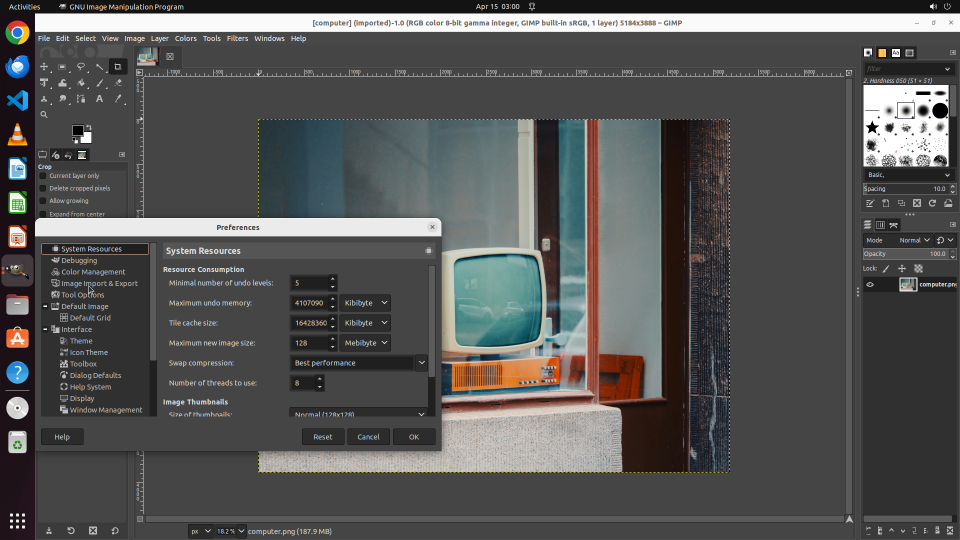
#> input picture data/coordinate_process_image.png, 1920 x 1080 px, found by its file name (shown at 1/2 size)
$ python inference_test.py
#> lines starting #> are read from the running program, lines starting #| are printed output that depends on the picture
from PIL import Image
import matplotlib.pyplot as plt

import json
import base64
from io import BytesIO
from PIL import Image

import math
from utils import (
    IMAGE_FACTOR,
    MIN_PIXELS,
    MAX_PIXELS,
    MAX_RATIO
)

def round_by_factor(number: int, factor: int) -> int:
    """Returns the closest integer to 'number' that is divisible by 'factor'."""
    return round(number / factor) * factor

def ceil_by_factor(number: int, factor: int) -> int:
    """Returns the smallest integer greater than or equal to 'number' that is divisible by 'factor'."""
    return math.ceil(number / factor) * factor

def floor_by_factor(number: int, factor: int) -> int:
    """Returns the largest integer less than or equal to 'number' that is divisible by 'factor'."""
    return math.floor(number / factor) * factor

def smart_resize(
    height: int, width: int, factor: int = IMAGE_FACTOR, min_pixels: int = MIN_PIXELS, max_pixels: int = MAX_PIXELS
) -> tuple[int, int]:
    """
    Rescales the image so that the following conditions are met:

    1. Both dimensions (height and width) are divisible by 'factor'.

    2. The total number of pixels is within the range ['min_pixels', 'max_pixels'].

    3. The aspect ratio of the image is maintained as closely as possible.
    """
    if max(height, width) / min(height, width) > MAX_RATIO:
        raise ValueError(
            f"absolute aspect ratio must be smaller than {MAX_RATIO}, got {max(height, width) / min(height, width)}"
        )
    h_bar = max(factor, round_by_factor(height, factor))
    w_bar = max(factor, round_by_factor(width, factor))
    if h_bar * w_bar > max_pixels:
        beta = math.sqrt((height * width) / max_pixels)
        h_bar = floor_by_factor(height / beta, factor)
        w_bar = floor_by_factor(width / beta, factor)
    elif h_bar * w_bar < min_pixels:
        beta = math.sqrt(min_pixels / (height * width))
        h_bar = ceil_by_factor(height * beta, factor)
        w_bar = ceil_by_factor(width * beta, factor)
    return h_bar, w_bar

if __name__ == '__main__':

    # Assume model output
    model_raw_response = """Thought: xxx
    Action: click(start_box='(197,525)')"""

    # Please use re to parse the coordinate values
    model_output_width = 197
    model_output_height = 525

    # Open the image
    img = Image.open('./data/coordinate_process_image.png')
#> img is the input picture: PIL image 1920x1080 RGB; mean R, G, B 85.1, 85.4, 84.7
    width, height = img.size
#> width = 1920; height = 1080
    print(f'Original coordinate: {width}, {height}')
#| Original coordinate: 1920, 1080

    # Calculate the new dimensions
    new_height, new_width = smart_resize(height, width)
#> new_height = 1092; new_width = 1932
    new_coordinate = (int(model_output_width/new_width * width), int(model_output_height/new_height * height))
#> new_coordinate = (195, 519)
    print(f'Resized dimensions: {new_width}, {new_height}')
#| Resized dimensions: 1932, 1092
    print(new_coordinate)
#| (195, 519)

    # Display the image
    plt.imshow(img)
    plt.scatter([new_coordinate[0]], [new_coordinate[1]], c='red', s=50)  # Mark the point with a red dot
    plt.title('Visualize Coordinate')
    plt.axis('off')  # Set to 'off' to hide the axes
    plt.savefig('./data/coordinate_process_image_som.png', dpi=350)
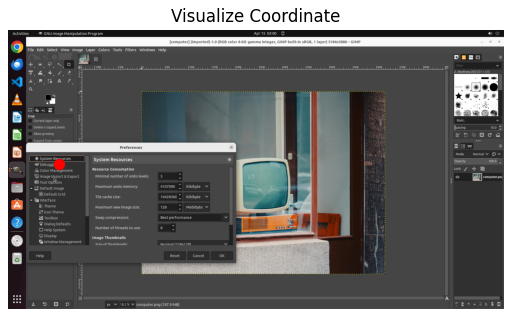
#> figure drawn by matplotlib, 1 panel
